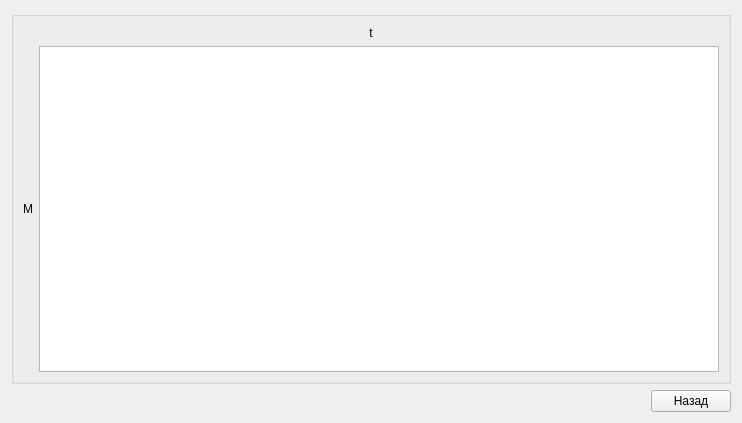
<?xml version="1.0" encoding="UTF-8"?>
<ui version="4.0">
 <class>gnatt</class>
 <widget class="QWidget" name="gnatt">
  <property name="geometry">
   <rect>
    <x>0</x>
    <y>0</y>
    <width>742</width>
    <height>423</height>
   </rect>
  </property>
  <property name="windowTitle">
   <string>Form</string>
  </property>
  <layout class="QHBoxLayout" name="horizontalLayout_5">
   <item>
    <layout class="QVBoxLayout" name="verticalLayout_2">
     <item>
      <widget class="QGroupBox" name="groupBox">
       <property name="title">
        <string/>
       </property>
       <layout class="QHBoxLayout" name="horizontalLayout_4">
        <item>
         <layout class="QVBoxLayout" name="verticalLayout">
          <item>
           <layout class="QHBoxLayout" name="horizontalLayout_3">
            <item>
             <widget class="QLabel" name="label_2">
              <property name="text">
               <string>&lt;html&gt;&lt;head/&gt;&lt;body&gt;&lt;p align=&quot;center&quot;&gt;t&lt;/p&gt;&lt;/body&gt;&lt;/html&gt;</string>
              </property>
             </widget>
            </item>
           </layout>
          </item>
          <item>
           <layout class="QHBoxLayout" name="horizontalLayout_2">
            <item>
             <widget class="QLabel" name="label">
              <property name="text">
               <string>&lt;html&gt;&lt;head/&gt;&lt;body&gt;&lt;p align=&quot;center&quot;&gt;M&lt;/p&gt;&lt;/body&gt;&lt;/html&gt;</string>
              </property>
             </widget>
            </item>
            <item>
             <widget class="QTableWidget" name="graf"/>
            </item>
           </layout>
          </item>
         </layout>
        </item>
       </layout>
      </widget>
     </item>
     <item>
      <layout class="QHBoxLayout" name="horizontalLayout">
       <item>
        <spacer name="horizontalSpacer">
         <property name="orientation">
          <enum>Qt::Horizontal</enum>
         </property>
         <property name="sizeHint" stdset="0">
          <size>
           <width>40</width>
           <height>20</height>
          </size>
         </property>
        </spacer>
       </item>
       <item>
        <widget class="QPushButton" name="back">
         <property name="text">
          <string>Назад</string>
         </property>
        </widget>
       </item>
      </layout>
     </item>
    </layout>
   </item>
  </layout>
 </widget>
 <resources/>
 <connections/>
</ui>
